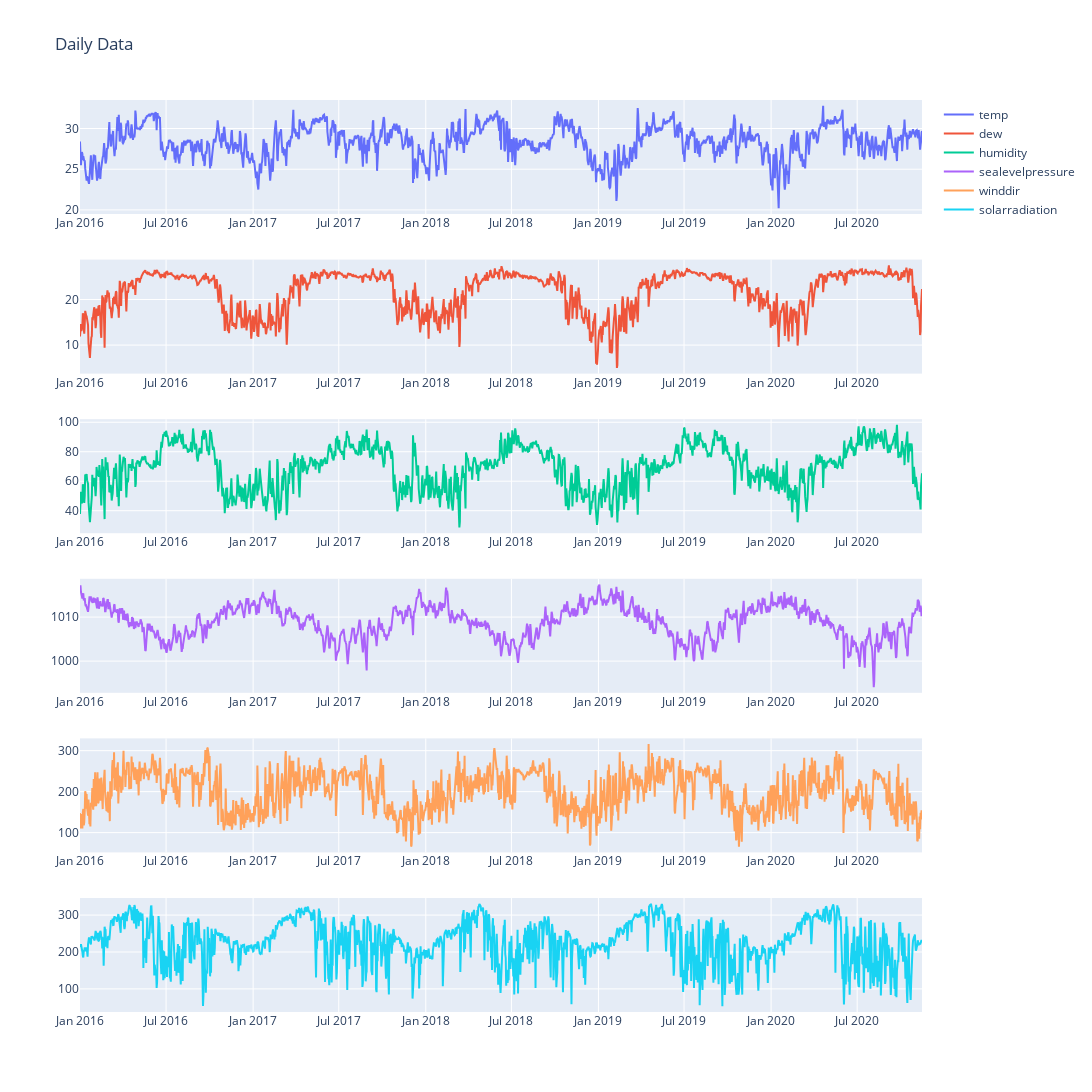

Write notebook code for a chart like this one.
### Code cell
# Create a heatmap to visualize the correlation matrix using Plotly
correlation_matrix = df.corr()
# Create a heatmap to visualize the correlation matrix
plt.figure(figsize=(10, 8))
sns.heatmap(correlation_matrix, annot=True, cmap='coolwarm', fmt=".2f")
plt.title("Correlation Matrix Heatmap")
plt.show()
# Create subplots for whole data visualisation
plot_rows = 6
plot_cols = 1
fig = make_subplots(rows=plot_rows, cols=plot_cols)

# Add traces to the subplots
x = 0
for i in range(1, plot_rows + 1):
    for j in range(1, plot_cols + 1):
        fig.add_trace(
            go.Scatter(
                x=df.index, y=df[df.columns[x]].values, name=df.columns[x], mode="lines"
            ),
            row=i,
            col=j,
        )
        x += 1

# Format and display the figure
fig.update_layout(height=1200, width=1200,title_text="Daily Data")
fig.show()

### Figure 1 — Plotly figure (JSON) as saved in the notebook; plotly's stock layout.template omitted (floating-point values rounded to 4 significant figures; data arrays with more than 128 entries replaced by an {"elided": "..."} marker saying what was removed)
{"data": [{"mode": "lines", "name": "temp", "type": "scatter", "x": {"elided": "1781 str values"}, "xaxis": "x", "y": {"elided": "1781 float values"}, "yaxis": "y"}, {"mode": "lines", "name": "dew", "type": "scatter", "x": {"elided": "1781 str values"}, "xaxis": "x2", "y": {"elided": "1781 float values"}, "yaxis": "y2"}, {"mode": "lines", "name": "humidity", "type": "scatter", "x": {"elided": "1781 str values"}, "xaxis": "x3", "y": {"elided": "1781 float values"}, "yaxis": "y3"}, {"mode": "lines", "name": "sealevelpressure", "type": "scatter", "x": {"elided": "1781 str values"}, "xaxis": "x4", "y": {"elided": "1781 float values"}, "yaxis": "y4"}, {"mode": "lines", "name": "winddir", "type": "scatter", "x": {"elided": "1781 str values"}, "xaxis": "x5", "y": {"elided": "1781 float values"}, "yaxis": "y5"}, {"mode": "lines", "name": "solarradiation", "type": "scatter", "x": {"elided": "1781 str values"}, "xaxis": "x6", "y": {"elided": "1781 float values"}, "yaxis": "y6"}], "layout": {"height": 1200, "title": {"text": "Daily Data"}, "width": 1200, "xaxis": {"anchor": "y", "domain": [0, 1]}, "xaxis2": {"anchor": "y2", "domain": [0, 1]}, "xaxis3": {"anchor": "y3", "domain": [0, 1]}, "xaxis4": {"anchor": "y4", "domain": [0, 1]}, "xaxis5": {"anchor": "y5", "domain": [0, 1]}, "xaxis6": {"anchor": "y6", "domain": [0, 1]}, "yaxis": {"anchor": "x", "domain": [0.875, 1]}, "yaxis2": {"anchor": "x2", "domain": [0.7, 0.825]}, "yaxis3": {"anchor": "x3", "domain": [0.525, 0.65]}, "yaxis4": {"anchor": "x4", "domain": [0.35, 0.475]}, "yaxis5": {"anchor": "x5", "domain": [0.175, 0.3]}, "yaxis6": {"anchor": "x6", "domain": [0, 0.125]}}}
